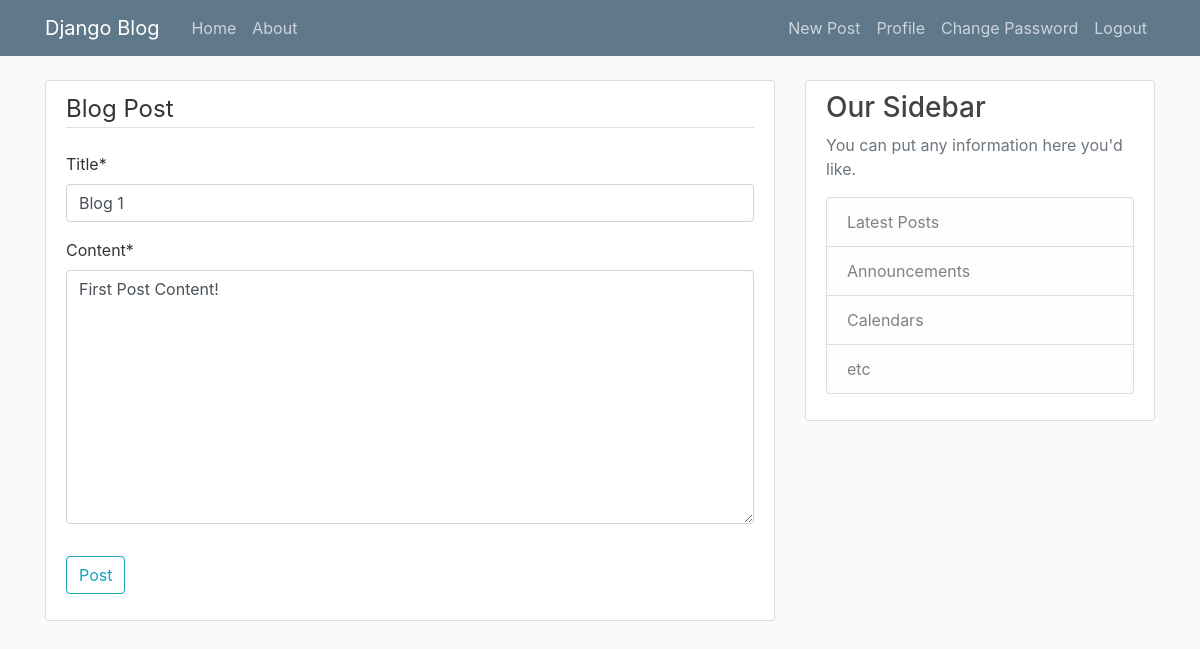
Page /post/1/update (signed in) on the earlier database version.
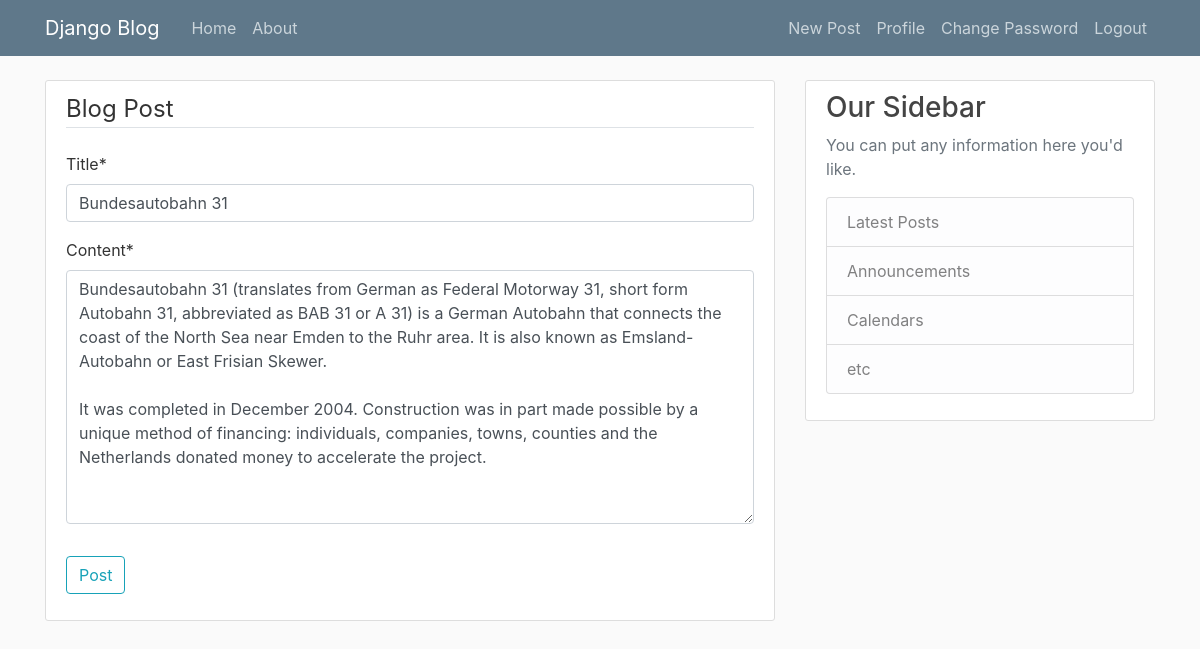
Same page on the later database version.
### blog/models.py (models this page shows, shortened)
class Post(models.Model):
  title = models.CharField(max_length = 100)
  content = models.TextField()
  date_posted = models.DateTimeField(default=timezone.now)
  author = models.ForeignKey(User, on_delete=models.CASCADE) # Deletes the post if the user is deleted

### blog/views.py (the view, shortened to what this page needs)
# urls.py: path('post/<int:pk>/update', PostUpdateView.as_view(), name='post-update'),
class PostUpdateView(LoginRequiredMixin, UserPassesTestMixin, UpdateView):
  model = Post
  fields = ['title', 'content']
  def test_func(self):
    post = self.get_object()
    if self.request.user == post.author:
      return True
    return False

### blog/templates/blog/post_form.html (shortened to what this page needs)
{% extends "blog/base.html" %}
{% load crispy_forms_tags %}
{% block content %}
  <div class="content-section">
    <form method="POST">
      <fieldset class="form-group">
        <legend class="border-bottom mb-4">Blog Post</legend>
        {{ form|crispy }}
      </fieldset>
      <div class="form-group">
        <button class="btn btn-outline-info" type="submit">Post</button>
      </div>
    </form>
  </div>
{% endblock content %}

Differences in the rows shown:
changed Post: title "Blog 1" → "Bundesautobahn 31"; content "First Post Content!" → "Bundesautobahn 31 (translates from German as Federal Motorway 31, short form Autobahn 31, abbreviated as BAB 31 or A 31) is a German Autobahn that connects the coast of the North Sea near Emden to the Ruhr area. It is also known as Emsland-Autobahn or East Frisian Skewer. It was completed in December 2004. Construction was in part made possible by a unique method of financing: individuals, companies, towns, counties and the Netherlands donated money to accelerate the project."
